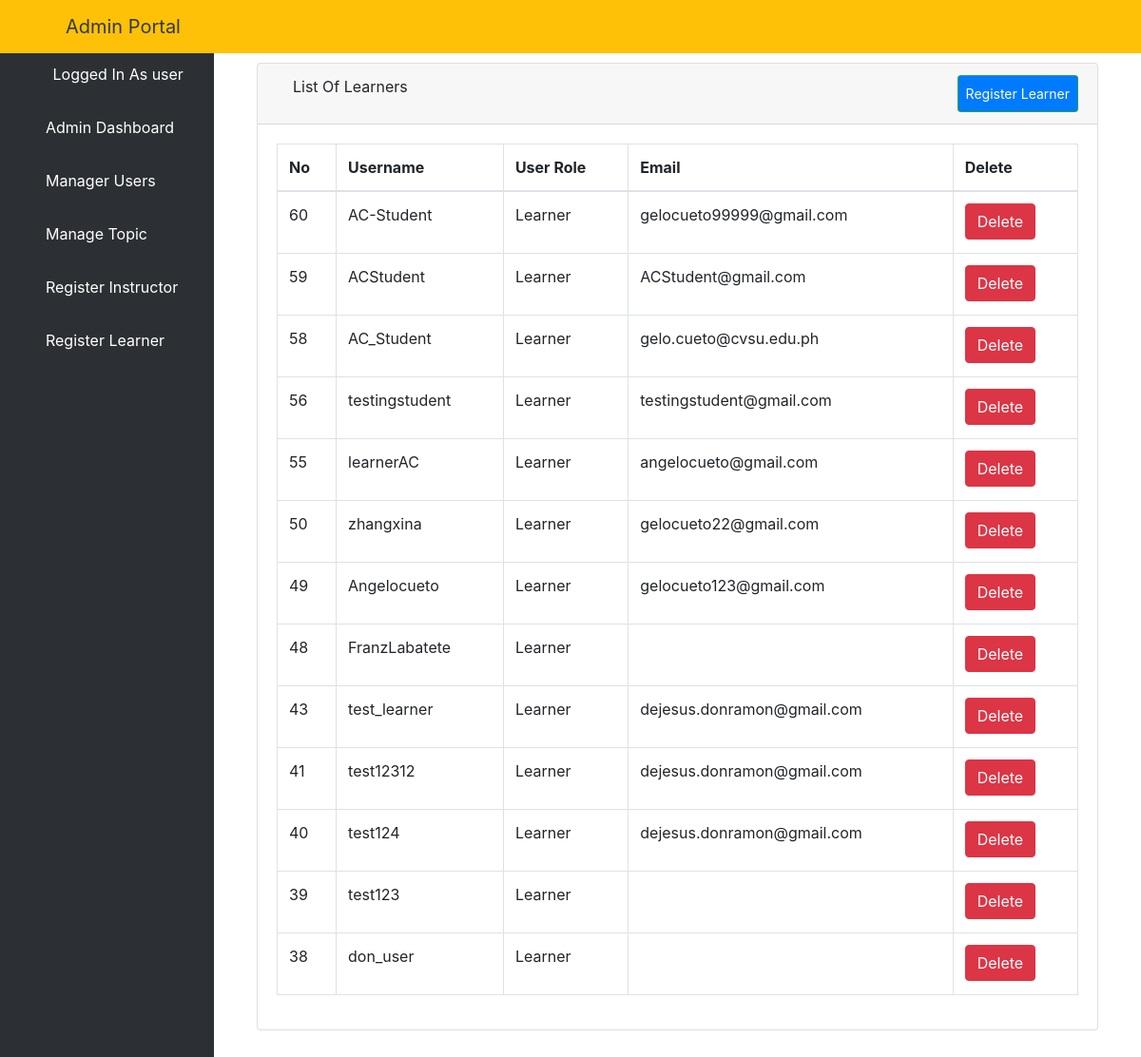
The page /learners/ (signed in) on the database as committed earlier.
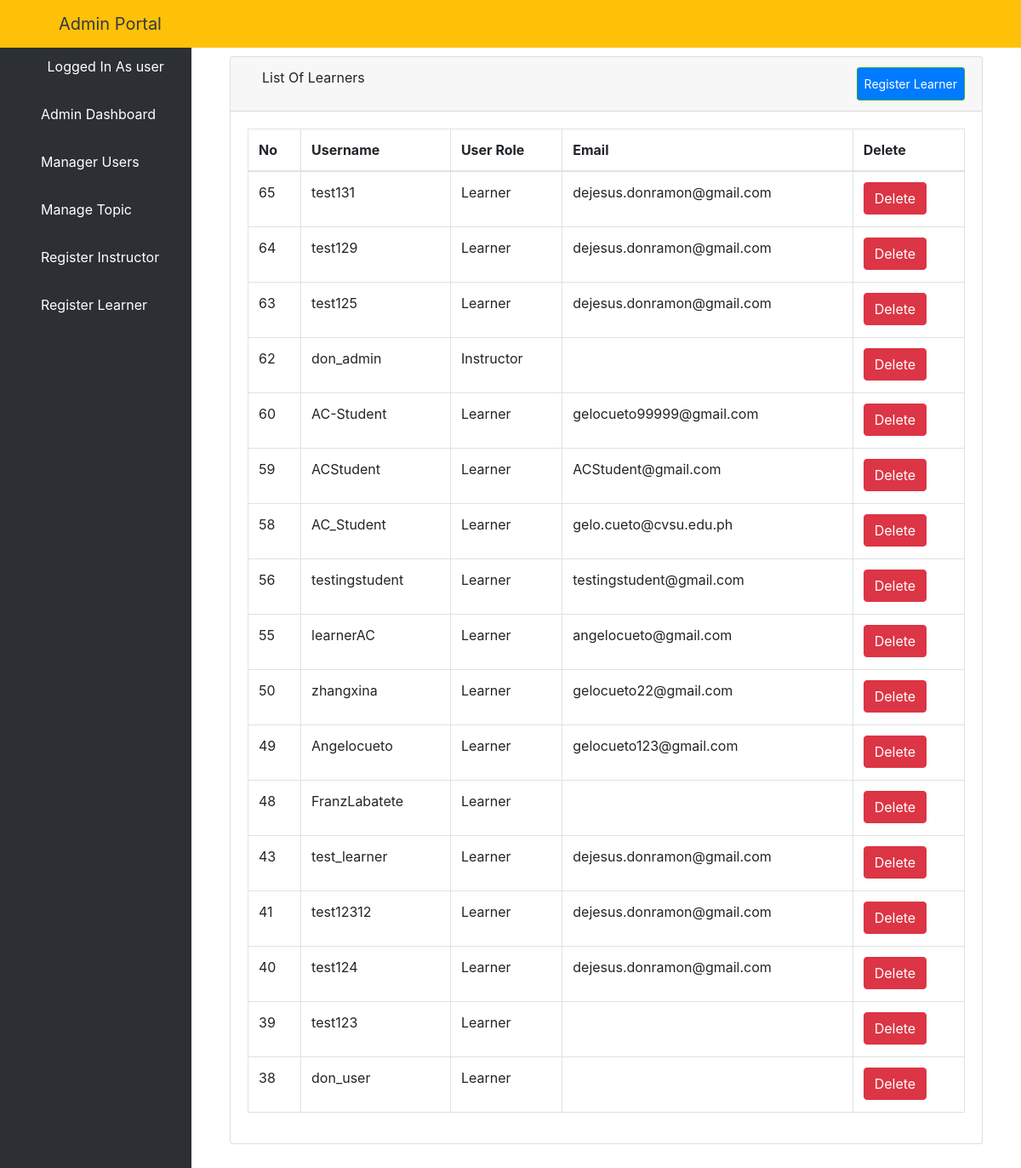
The same page on the database as committed later.
### elearn/models.py (models this page shows)
class User(AbstractUser):
    is_learner = models.BooleanField(default=False)
    is_instructor = models.BooleanField(default=False)
    is_admin = models.BooleanField(default=False)

### elearn/views.py (the view)
# urls.py: path('learners/', views.ListLearnerView.as_view(), name='learners'),  # delete if wrong
class ListLearnerView(LoginRequiredMixin, ListView):  # delete if wrong
    model = User
    template_name = 'dashboard/admin/list_learner.html'
    context_object_name = 'users'
    paginated_by = 10
    def get_queryset(self):
        return User.objects.filter(is_instructor=0, is_admin=0).order_by('-id')  # hanggang dito

### elearn/templates/dashboard/admin/list_learner.html (shortened to what this page needs)
{% extends 'dashboard/admin/base.html' %}
{% block body %}
    <div class="container-fluid">
        <div class="row">
            <div class="col-12 mb-3">
                <div class="col-12 mb-3">
                    <div id="content-wrapper">
                        <div class="container-fluid">
                            <div class="card mb-3">
                                <div class="card-header">
                                    <i class="fas fa-table"></i>
                                    List Of Learners
                                    <a class="btn btn-sm btn-success" href="{% url 'addlearner' %}"
                                       style="padding: 8px; float: right; background-color: #007bff; color: white;">Register
                                        Learner</a>
                                </div>
                                <div class="card-body">
                                    <div class="table-responsive">
                                        <table class="table table-bordered" id="dataTable" width="100%" cellspacing="0">
                                            <thead>
                                            <tr>
                                                <th>No</th>
                                                <th>Username</th>
                                                <th>User Role</th>
                                                <th>Email</th>
                                                <th>Delete</th>
                                            </tr>
                                            </thead>
                                            <tbody>
                                            {% if users %}
                                                {% for user in users %}
                                                    <tr>
                                                        <td>{{ user.id }}</td>
                                                        <td>{{ user.username }}</td>
                                                        <td>{% if user.is_learner == True %}
                                                            <p>Learner</p>
                                                        {% elif user.is_admin == True %}
                                                            <p>Admin</p>
                                                        {% else %}
                                                            <p>Instructor</p>
                                                        {% endif %}
                                                        </td>
                                                        <td>{{ user.email }}</td>
                                                        <td>
                                                            <a href="{% url 'aduser' user.pk %}">
                                                                <button type="button" class="btn btn-danger"> Delete
                                                                </button>
                                                            </a></td>
                                                    </tr>
                                                {% endfor %}
                                            {% endif %}
                                            </tbody>
                                        </table>
                                    </div>
                                </div>
                            </div>
                        </div>
                    </div>
                </div>
            </div>
        </div>
    </div>
{% endblock %}

Rows that differ between the two databases and show on the page:
added User: id "65", username "test131", is_learner "Learner", email "dejesus.donramon@gmail.com"
added User: id "64", username "test129", is_learner "Learner", email "dejesus.donramon@gmail.com"
added User: id "63", username "test125", is_learner "Learner", email "dejesus.donramon@gmail.com"
added User: id "62", username "don_admin", is_learner "Instructor"
